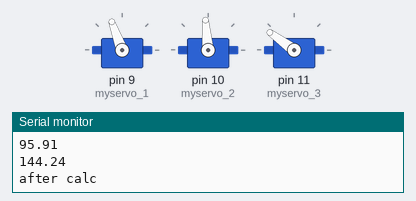
Simulated run of this sketch. Board: Arduino Uno, built with avr-gcc and run on an emulated ATmega328P. Parts: 3 × servo, the last lines printed to the serial monitor.

Above: at 0.14 s.
At 1.8 s:
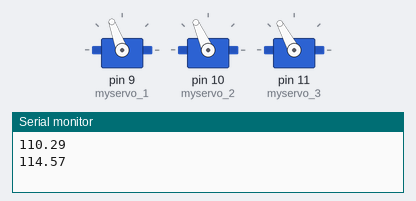
At 3.47 s:
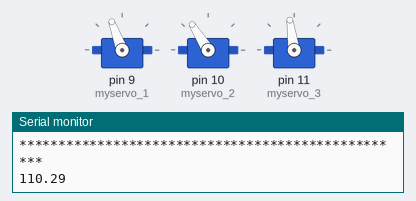
At 6.77 s:
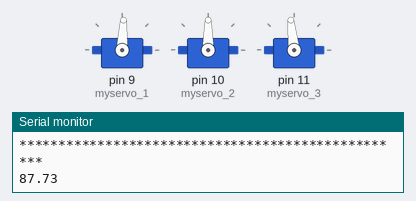
At 10.63 s:
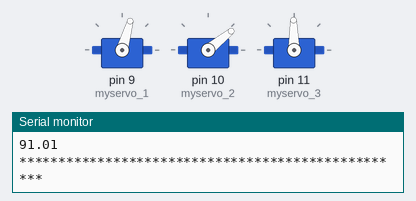
At 13.4 s:
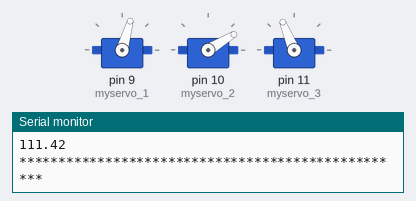
Timing chart, 0 to 14.9 s (numbered marks = the images above):
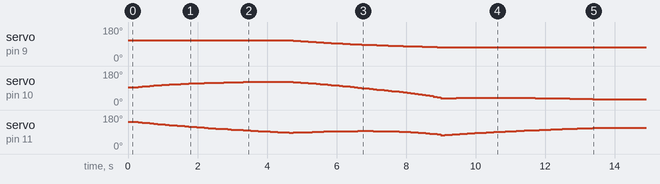

Measured:
- by itself, servo on pin 9 (myservo_1): moves from 110° to 74° over 4.1 s
- by itself, servo on pin 10 (myservo_2): 95° → 97° at 0.30 s, → 99° 0.11 s later, → 100° 0.11 s later, → 102° 0.11 s later, … (75 changes in this stretch)
- by itself, servo on pin 11 (myservo_3): 144° → 142° at 0.30 s, → 140° 0.11 s later, → 138° 0.11 s later, → 136° 0.11 s later, … (98 changes in this stretch)

The sketch:

sketch_mar13a.ino
```cpp
#include <Servo.h>

int stepDenominator = 40;
int stepTime = 100;
typedef struct spherical_coordinates{
double th1;
double th2;
double th3;
}spherical_coordinates;

typedef struct cartesian_coordinates{
double X;
double Y;
double Z;
}cartesian_coordinates;
spherical_coordinates *  pathFinder (cartesian_coordinates ,cartesian_coordinates);
spherical_coordinates  calculateAngles (cartesian_coordinates);

Servo myservo_1, myservo_2, myservo_3 ;

double pi = 3.142857143;
double ZH = 0.130;

void setup() {
  Serial.begin(9600);
  myservo_1 .attach(9);
  myservo_2 .attach(10);
  myservo_3.attach(11);
}

void loop() {
  cartesian_coordinates currentPosC={0.19743,0.07303,0.02648};
  cartesian_coordinates targetPosC={0.37601,-0.10428,0.02648};
  Serial.println("before calc");
  spherical_coordinates currentPosS =  calculateAngles (currentPosC);
  myservo_1.write(currentPosS.th1);
  myservo_2.write(currentPosS.th2);
  myservo_3.write(currentPosS.th3);
  Serial.println(currentPosS.th1);
  Serial.println(currentPosS.th2);
  Serial.println(currentPosS.th3);
  Serial.println("after calc");
  spherical_coordinates * pathS = pathFinder (currentPosC , targetPosC);
  for(int i = 0 ; i<stepDenominator*3; i++)
  {
    Serial.println("**************************************************");
    Serial.println(pathS[i].th1);
    Serial.println(pathS[i].th2);
    Serial.println(pathS[i].th3);
    myservo_1.write(pathS[i].th1);
    myservo_2.write(pathS[i].th2);
    myservo_3.write(pathS[i].th3);
    delay(stepTime);
  }
  delay(50000000);
}

spherical_coordinates calculateAngles (cartesian_coordinates coords)
{
  spherical_coordinates s_c_1 ;
  double R = sqrt(pow(coords.X,2) + pow(coords.Y,2)) ;
  double Z = coords.Z;
  double X = coords.X;
  double Y = coords.Y;

  s_c_1.th1 = 90 + atan(coords.Y/coords.X)/pi*180;

  s_c_1.th2 = -2*atan((544000000*Z + sqrt(- 4000000000000000000*pow(R,4) + 2230560000000000000*pow(R,3) - 8000000000000000000*pow(R,2)*pow(Z,2) + 156480000000000000*pow(R,2)*Z - 148712741600000000*pow(R,2) + 2230560000000000000*R*pow(Z,2) - 43629753600000000*R*Z - 45238441278960000*R - 4000000000000000000*pow(Z,4) + 156480000000000000*pow(Z,3) + 160719253600000000*pow(Z,2) - 3173602723680000*Z + 4662862914366351) - 5320320)/(- 2000000000*pow(R,2) + 13640000*R - 2000000000*pow(Z,2) + 39120000*Z + 42417447));
  s_c_1.th2 = s_c_1.th2/pi*180;

  s_c_1.th3 = 2*atan((584000000*R +sqrt((2000000000*pow(R,2) - 557640000*R + 2000000000*pow(Z,2) - 39120000*Z + 38861593)*(- 2000000000*pow(R,2) + 557640000*R - 2000000000*pow(Z,2) + 39120000*Z + 119986407)) - 81415440)/(2000000000*pow(R,2) - 557640000*R + 2000000000*pow(Z,2) + 544880000*Z + 38990073));
  s_c_1.th3 = s_c_1.th3/pi*180;

  return s_c_1;
}
  spherical_coordinates* pathFinder(cartesian_coordinates currentPos, cartesian_coordinates targetPos)
{

//move in Z upwards coordinate
 double stepSize_Z_up;
 double movePos_Z_up;
 spherical_coordinates * newPath = malloc(stepDenominator*3* sizeof(spherical_coordinates));
 stepSize_Z_up= (ZH-currentPos.Z)/stepDenominator ;
 for(int i = 0 ; i<stepDenominator; i++)
{
  movePos_Z_up= currentPos.Z + ((i+1)*stepSize_Z_up );
  cartesian_coordinates move_cord = {currentPos.X ,currentPos.Y ,movePos_Z_up};
  newPath[i] = calculateAngles(move_cord);
}

//move in X ,Y coordinate
double movePos_X;
double stepSize_X;
double  movePos_Y;
double stepSize_Y;
stepSize_X =(targetPos.X - currentPos.X)/stepDenominator;
stepSize_Y =(targetPos.Y - currentPos.Y)/stepDenominator;
for(int i = 0 ; i<stepDenominator ; i++)
{
  movePos_X = currentPos.X + ((i+1)*stepSize_X );
  movePos_Y = currentPos.Y + ((i+1)*stepSize_Y );
  cartesian_coordinates move_cord = {movePos_X ,movePos_Y , ZH };
  newPath[i+stepDenominator] = calculateAngles(move_cord);
}

//move in Z downwards coordinate
double stepSize_Z_down;
double movePos_Z_down;
stepSize_Z_down =(targetPos.Z - ZH)/40;
for(int i = 0 ; i<stepDenominator; i++)
{
  movePos_Z_down= ZH + ((i+1)*stepSize_Z_down );
  cartesian_coordinates move_cord = {targetPos.X ,targetPos.Y ,movePos_Z_down };
  newPath[i+stepDenominator*2] = calculateAngles(move_cord);
}
  return  (spherical_coordinates*)newPath ;
}
```
